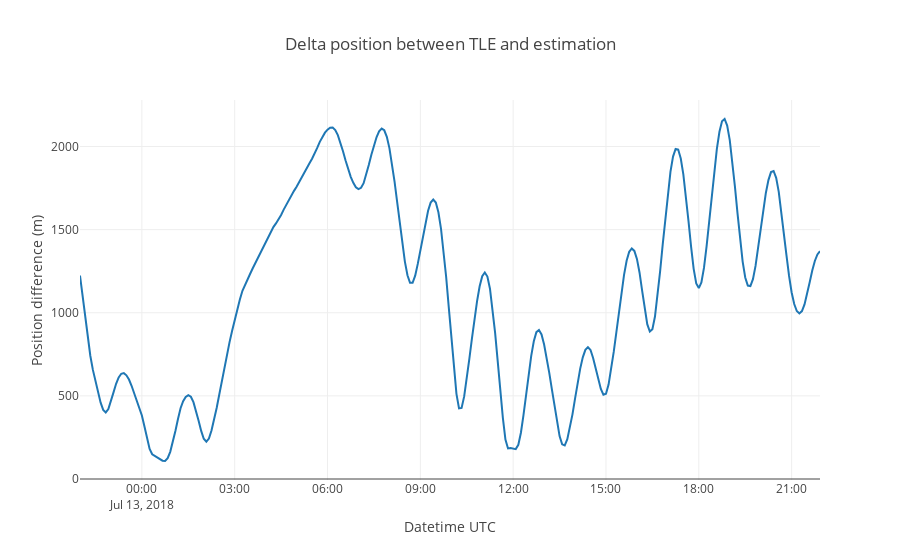

The notebook cell saved with this chart:
### Markdown cell above
Plotting the position difference between the initial TLE and the estimated orbit.

### Code cell
# Computing norm of position difference
import numpy as np
deltaPos_norm = pd.Series(data=np.linalg.norm(
    PV_tle_tod_df[['x','y','z']] - PV_tod_df[['x','y','z']], 
    axis=1),
                         index=PV_tle_tod_df.index)

import plotly.graph_objs as go

trace = go.Scatter(
    x = deltaPos_norm.index,
    y = deltaPos_norm,
    mode='lines'
)

data = [trace]

layout = go.Layout(
    title = 'Delta position between TLE and estimation',
    xaxis = dict(
        title = 'Datetime UTC'
    ),
    yaxis = dict(
        title = 'Position difference (m)'
    )
)

fig = dict(data=data, layout=layout)

py.iplot(fig)

### Figure 1 — Plotly figure (JSON) as saved in the notebook; plotly's stock layout.template omitted (floating-point values rounded to 4 significant figures; data arrays with more than 128 entries replaced by an {"elided": "..."} marker saying what was removed)
{"data": [{"mode": "lines", "type": "scatter", "uid": "d8d2d97c-8fe6-463e-902c-e29c8d7cc95d", "x": {"elided": "288 str values"}, "y": {"elided": "288 float values"}}], "layout": {"autosize": true, "title": {"text": "Delta position between TLE and estimation"}, "xaxis": {"autorange": true, "range": ["2018-07-12 22:00", "2018-07-13 21:55"], "title": {"text": "Datetime UTC"}, "type": "date"}, "yaxis": {"autorange": true, "range": [-5.941, 2280.0], "title": {"text": "Position difference (m)"}, "type": "linear"}}}
